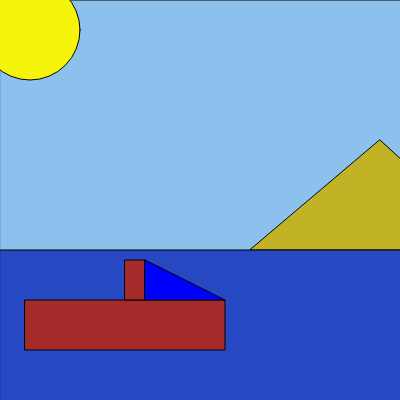
Frame 1 (no input)
Frame 60 (no input): identical to frame 1, image omitted
Frame 120 (the mouse pressed at the canvas centre since frame 60): identical to frame 1, image omitted

The p5.js sketch that drew this single still picture (run headless with seeded random() and noise() and a simulated clock; from frame 60 on, the mouse is pressed at the canvas centre):

// p5.js sketch
// ── sketch.js
var boat;

function setup() {
  createCanvas(400, 400);
  boat = new Boat(25, 300)
}

function draw() {
  background(220);
  ocean();
  boat.show()
  if (keyIsPressed === true) {
      boat.sailAway();
  }
}
// ── alexandria.js

 class DaBoat {
   constructor(x,y){
    this.x = x;
       this.y = y;
       this.w = 200;
       this.h = 50;
       this.r = 150;
       this.g = 50;
       this.b = 150;
   }
     show(){
      fill(this.r,this.g,this.b);
         rect(this.x,this.y,this.h);
     }
 }
//use arcs to create the clouds

// ── emely.js
// The density formula
class Formula {
    constructor(x, y) {
        this.x = x;
        this.y = y;
    }
    
    // Drawing the formula
    show() {
        // Drawing the heart
       noStroke();
       fill('red');
	   ellipse(this.x, this.y, 60);
	   ellipse(this.x + 50, this.y, 60);
	   triangle(this.x - 29, this.y + 10, this.x + 79, this.y + 10, this.x + 25, this.y + 85);
        
       // Drawing the formula
       stroke(0);
       fill('black');
       textSize(23);
       textFont('Georgia');
       text("D = M / V", this.x - 23, this.y + 10);
       
       
    }
}
    
// ── kristina.js
function ocean() {
  fill(139, 193, 236);
  rect(0, 0, 500, 500);
  fill(194, 179,38);
triangle(250, 250, 500, 250, 380, 140);
  fill(38,72,194);
 rect(0,250, 500,500);
  fill(247,244,12);
  circle(30, 30, 100);
    
}

// ── madeline.js

//Creating boat object
class Boat {
    constructor(x, y) {
        this.x = x;
        this.y = y; 
        this.w = 200;
        this.h = 50; 
        this.r = 165;
        this.g = 42;
        this.b = 42;
    }

    show() {
        //brown body
        fill(165, 42, 42);
        rect(this.x, this.y, this.w, this.h);
        //mast
        rect(this.x + this.w/2, this.y - 40, 20, 40)
        //sail
        fill(0, 0, 255);
        triangle(this.x + 20 + this.w/2, this.y, this.x + this.w, this.y, this.x + 20 + this.w/2, this.y - 40)
    }//end of show function
//a function to make the boat sail right
    sailAway() {
            // making the boat sail to the right 
        this.x ++
            // if the boat sails off the screen
        // bring it back from the left
            if (this.x > 400) {
                this.x = - this.w;
            }
    } // end of sailAway function

} // end of boat function
